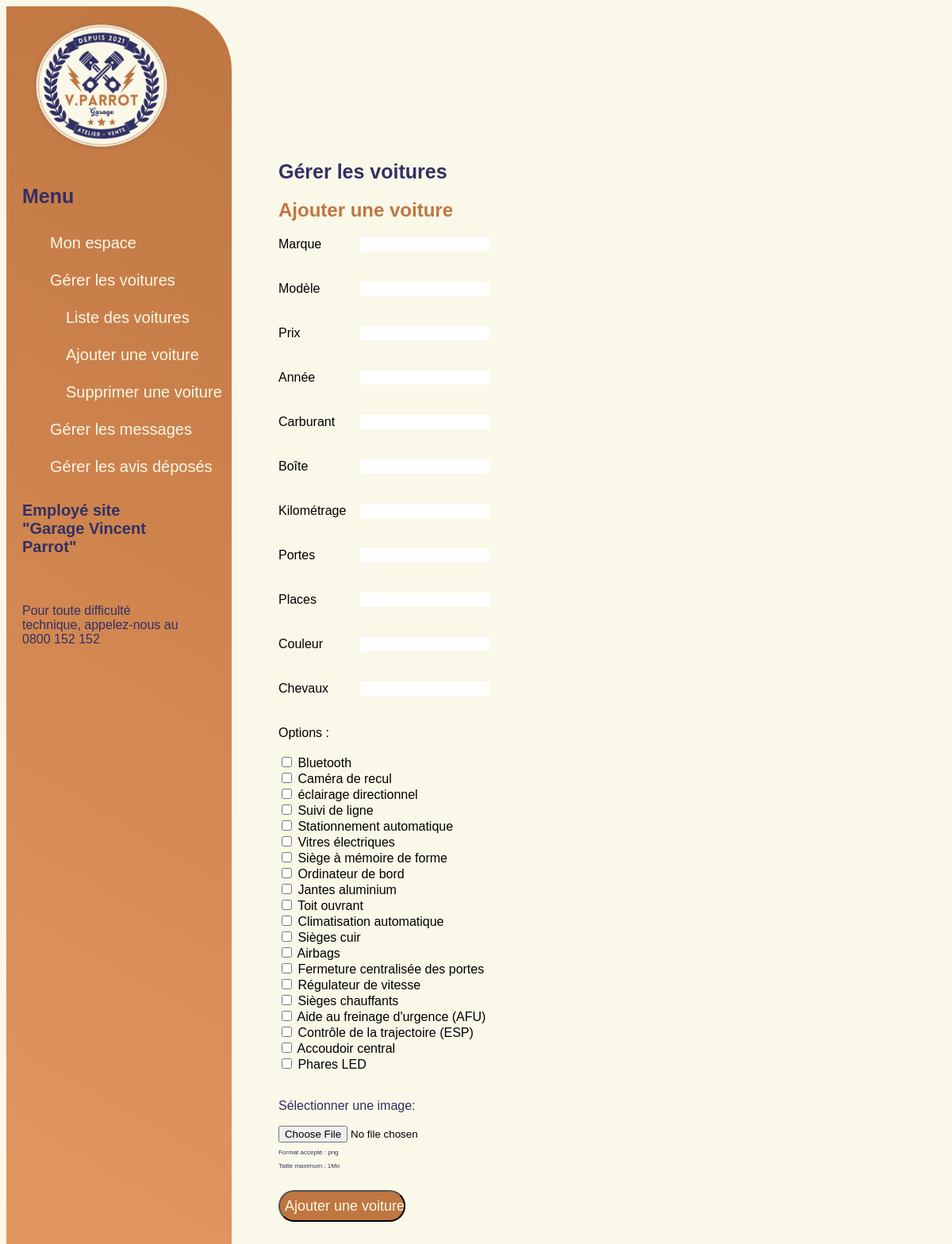
Screenshot of /employee/addcar.php with the database file from the repository.
### tables this page shows
CREATE TABLE options
(
	idOption INT (11) PRIMARY KEY NOT NULL AUTO_INCREMENT,
	category VARCHAR (50),
	option_description VARCHAR (50)
);

### lib/car.php (called while the page is built, shortened)
<?php
function getOptions(PDO $pdo):array|bool
{
    $query=$pdo->prepare("SELECT * FROM options ORDER BY idOption ASC");
    $query->execute();
    return $query->fetchAll(PDO::FETCH_ASSOC);
}

### employee/addcar.php (the view, shortened to what this page needs)
<?php
    require_once '../lib/pdo.php';
    require_once '../lib/car.php';
    require_once 'templates/header.php';
$carOptions = getOptions($pdo);
?>
<div class="employe-cars">
    <h1>Gérer les voitures</h1>
        <h2>Ajouter une voiture</h2>
        <form action="" method="POST">
            <div class="form-inputs">
                <label class="text-label">Marque</label>
                <input class="form-input" type="text" name="brand">
            </div>
            <br>
            <div class="form-inputs">
                <label class="text-label">Modèle</label>
                <input class="form-input"type="text" name="model">
            </div>
            <br>
            <div class="form-inputs">
                <label class="text-label">Prix</label>
                <input class="form-input" type="text" name="price">
            </div>
            <br>
            <div class="form-inputs">
                <label class="text-label">Année</label>
                <input class="form-input" type="text" name="year">
            </div>
            <br>
            <div class="form-inputs">
                <label class="text-label">Carburant</label>
                <input class="form-input" type="text" name="fuel">
            </div>
            <br>
            <div class="form-inputs">
                <label class="text-label">Boîte</label>
                <input class="form-input" type="text" name="gearbox">
            </div>
            <br>
            <div class="form-inputs">
                <label class="text-label">Kilométrage</label>
                <input class="form-input" type="text" name="mileage">
            </div>
            <br>
            <div class="form-inputs">
                <label class="text-label">Portes</label>
                <input class="form-input" type="text" name="doors">
            </div>
            <br>
            <div class="form-inputs">
                <label class="text-label">Places</label>
                <input class="form-input" type="text" name="seats">
            </div>
            <br>
            <div class="form-inputs">
                <label class="text-label">Couleur</label>
                <input class="form-input" type="text" name="color">
            </div>
            <br>
            <div class="form-inputs">
                <label class="text-label">Chevaux</label>
                <input class="form-input" type="horsepower">
            </div>
            <br>
            <label class="text-label">Options :
                <br>
                <br>
                <?php foreach ($carOptions as $carOption) { ?>
                    <input name="<?=htmlentities($carOption['option_description'])?>" type="checkbox">
                    <label for="<?=htmlentities($carOption['option_description'])?>"><?=ucfirst(htmlentities($carOption['option_description']))?>
                </label>
                <br>
                <?php } ?>
            </label>
            <br>
            <form class="upload" action="addcar.php" method="POST" enctype="multipart/form-data">
                <p>Sélectionner une image:</p>
                <input type="file" name="image-upload" id="imageUpload">
                <br>
                <p class="little">Format accepté : png </p>
                <p class="little">Taille maximum : 1Mo </p>
            </form>
            <br>
            <input type="submit" class="submit" name="addCar" value="Ajouter une voiture">
        </form>
</div>

### assets/css/users.css (style rules this page uses)
body { background-color: #FAF8E8 ; }
h1 { font-family: "Stars & Love Bottom Heavy", sans-serif; color: #313064; font-size: 25px; }
h2 { font-family: "Lovelo-Black", sans-serif; color: #BF7641; }
p, option { font-family: 'TT Chocolates', sans-serif; color : #313064 ; }
.body-users { display: flex; flex-direction: row; }
.accueil-admin,.admin-services, .admin-users, .admin-openings, .accueil-employe, .employe-cars, .employe-msgs, .employe-reviews { margin-top: 15%; margin-left: 5%; margin-bottom: 5%; margin-right: 20px; }
.form-inputs { display: flex; flex-direction: row; justify-content: space-between; margin-bottom: 20px; }
.form-input, .form-textarea { background-color: white; width: 60%; font-family: 'TT Chocolates', sans-serif; border: none; }
.text-label, .upload { text-align: end; font-family: 'TT Chocolates', sans-serif; }
.submit { background-color:#BF7641; color :#FAF8E8; font-family: "Stars & Love Bottom Heavy", sans-serif; border-radius: 30px; width: 160px; height: 40px; font-size: 18px; cursor: pointer; -webkit-transition: all 0.5s; -moz-transition: all 0.5s; -o-transition: all 0.5s; transition: all 0.5s; }
.little { font-size: 8px; }

### rows the page displays
options: option_description "Bluetooth"
options: option_description "Caméra de recul"
options: option_description "éclairage directionnel"
options: option_description "Suivi de ligne"
options: option_description "Stationnement automatique"
options: option_description "Vitres électriques"
options: option_description "Siège à mémoire de forme"
options: option_description "Ordinateur de bord"
options: option_description "Jantes aluminium"
options: option_description "Toit ouvrant"
options: option_description "Climatisation automatique"
options: option_description "Sièges cuir"
options: option_description "Airbags"
options: option_description "Fermeture centralisée des portes"
options: option_description "Régulateur de vitesse"
options: option_description "Sièges chauffants"
options: option_description "Aide au freinage d'urgence (AFU)"
options: option_description "Contrôle de la trajectoire (ESP)"
options: option_description "Accoudoir central"
options: option_description "Phares LED"
